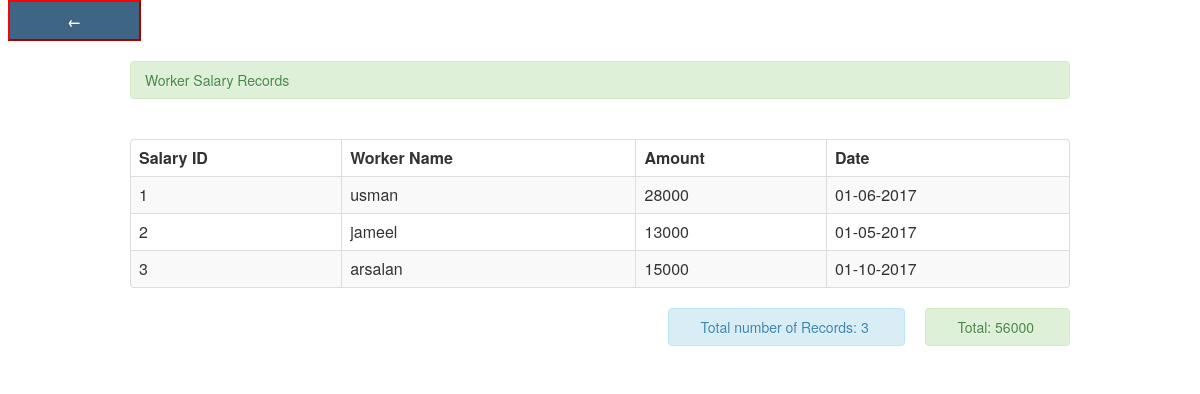
Screenshot of /pages/view_salary.php with the database file from the repository.
### tables this page shows
CREATE TABLE IF NOT EXISTS `worker_salary` (
  `ws_Id` int(11) NOT NULL AUTO_INCREMENT,
  `ws_name` varchar(20) NOT NULL,
  `ws_amount` varchar(12) NOT NULL,
  `ws_date` varchar(15) NOT NULL,
  PRIMARY KEY (`ws_Id`)
);

### pages/view_salary.php (the view, shortened to what this page needs)
<head>
</head>
<?php
include('header.php');
?>
<body>
<a class="auto-style5" href="index_view1.php"><strong><span class="auto-style6">
<input class="auto-style7" style="border-bottom-color: #FF0000; border-color: #FF0000; width: 133px; height: 41px; border-left-color: #FF0000; border-right-color: #FF0000; border-top-color: #FF0000;" type="button" value="&#8592;"></span></strong></a><br>
<br>
<div class="container">
  <div class="alert alert-success">Worker Salary Records</div>
<br />
	     <table  class="table table-striped table-bordered">
                            <thead>
                                <tr>
                                    <th>Salary ID</th>
                                    <th>Worker Name</th>
                                    <th>Amount</th>
                                    <th> Date</th>
                                </tr>
                            </thead>
                            <tbody>
							<?php
							$query=mysql_query("select * from worker_salary order by ws_Id ")or die(mysql_error());
							while($row=mysql_fetch_array($query)){
							?>
										<tr>
                                         <td><?php echo $row['ws_Id'] ?></td>
                                         <td><?php echo $row['ws_name'] ?></td>
                                         <td><?php echo $row['ws_amount'] ?></td>
                                         <td><?php echo $row['ws_date'] ?></td>
                                </tr>
						          <?php } ?>
                            </tbody>
                        </table>
						        <?php
                            $result = mysql_query("SELECT sum(ws_amount) FROM worker_salary") or die(mysql_error());
                            while ($rows = mysql_fetch_array($result)) {
                                ?>
                                <div class="pull-right">
                                    <div class="span"><div class="alert alert-success"><i class="icon-credit-card icon-large"></i>&nbsp;Total:&nbsp;<?php echo $rows['sum(ws_amount)']; ?></div></div>
                                </div>
                            <?php }
                            ?>
								        <?php
                            $result1 = mysql_query("SELECT count(ws_Id) FROM worker_salary") or die(mysql_error());
                            while ($rows1 = mysql_fetch_array($result1)) {
                                ?>
                                <div class="pull-right">
                                    <div class="span"><div class="alert alert-info"><i class="icon-credit-card icon-large"></i>&nbsp;Total number of Records:&nbsp;<?php echo $rows1['count(ws_Id)']; ?></div></div>
                                </div>
                            <?php }
                            ?>
</div>
</body>
</html>

### pages/view_salary.php (style rules this page uses)
.auto-style5 { text-decoration: none; }
.auto-style6 { font-size: xx-large; }
.auto-style7 { color: #FFFFFF; font-weight: bold; background-color: #3E6684; }

### rows the page displays
worker_salary: ws_Id "1", ws_name "usman", ws_amount "28000", ws_date "01-06-2017"
worker_salary: ws_Id "2", ws_name "jameel", ws_amount "13000", ws_date "01-05-2017"
worker_salary: ws_Id "3", ws_name "arsalan", ws_amount "15000", ws_date "01-10-2017"

### other values shown
$rows['sum(ws_amount)'] "56000"
$rows1['count(ws_Id)'] "3"
